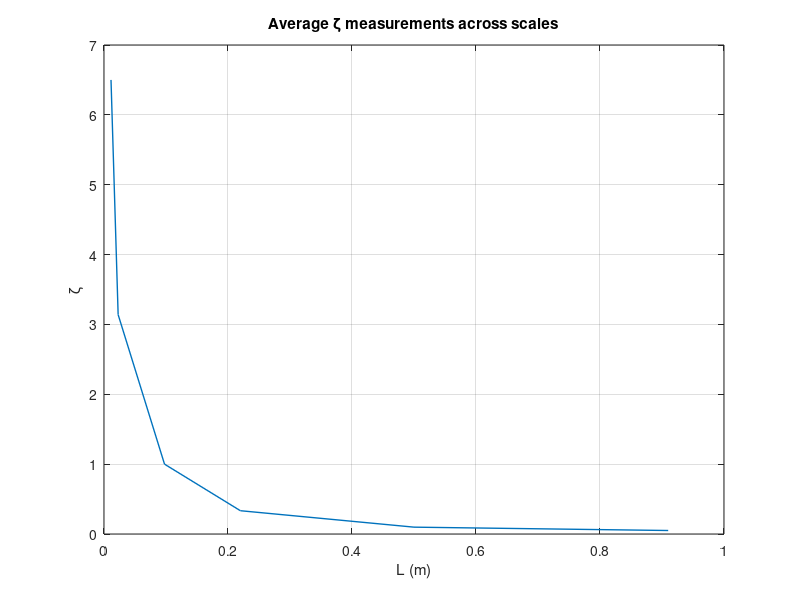

Write MATLAB code to recreate this figure. (Note: this script raises an error after producing the figure.)
close all

%Nicholas Szczecinski
%West Virginia University
%13 October 2020

%Values from the literature:
%There are six studies here, in order:
%Garcia, Kuo, Peattie, Wang, and Full 2000, cockroach tibia
%Zakotnik, Matheson, and Duerr 2006, locust tibia
%Hajian and Howe 1997, human finger
%Weiss, Hunter, and Kearney 1988, human ankle
%Stein, Zehr, Lebiedowska, Popovic, Sheiner, and Chizeck 1996, human tibia
%Stein, Zehr, Lebiedowska, Popovic, Sheiner, and Chizeck 1996, human leg
%(estimated by Szczecinski based on the logarithmic decrement in the data
%in Figure 6, control subject).
L =         [.0113, .0228,  .0976,     .22,      0.50,      .91];
zeta =      [6.5,	3.14,   1,          1/3,    0.098,      .05];
zetaUp =    [6.61,  9,      1.41,      .4,      0.219,      .06];
zetaDn =    [6.39,  .3,     .43,      .25,      0.041,      .04];

k0 = 12e3; %100e3;
m0 = 12;
s = sqrt(1e-3);
g = 10;

lw = 1; %Linewidth in plots

%Just plot the "mean" values of zeta from each study against L to see how
%they scale. We expect roughly zeta \propto L^-1
h1 = figure;
plot(L,zeta,'linewidth',lw)
hold on
title('Average \zeta measurements across scales')
grid on
xlabel('L (m)')
ylabel('\zeta')
ax = gca;
ax.XScale = 'log';
ax.YScale = 'log';


h2 = figure;
errorbar(L,zeta,zeta-zetaDn,zeta-zetaUp,'o','linewidth',lw)
hold on
title('Damping ratio follows rough \zeta \propto L^{-1} relationship')
grid on
xlabel('L (m)')
ylabel('\zeta')
ax = gca;
ax.XScale = 'log';
ax.YScale = 'log';
xlim([1e-2,1e0])
ylim([1e-2,1e1])
ax.Position = [0.2750    0.1106    0.4500    0.8000];

h3 = figure;
copyobj(ax,h3)

%Use nonlinear optimization to pick the value of c0 that best fits the
%data, based on k0, m0, and scaling laws. In this case, we assume that only
%elastic potential energy is stored in the limb, not gravitational
%potential energy.
fElasOnly = @(c0) sum(( log(zeta) - log(c0*s^2/(2*sqrt(k0*s^2*1/3*m0))*1./L)).^2);

lb = 0;
ub = inf;
c0elasOnly = fmincon( fElasOnly,.1,[],[],[],[],lb,ub);

zetaElasOnly = c0elasOnly*s^2/(2*sqrt(k0*s^2*1/3*m0));

figure(h2)
hold on
pp1 = plot(L,zetaElasOnly./L,'linewidth',lw);
legend(pp1,'no grav potential energy')

%But what if k also depends on gravity?
%Before tuning this relationship with the animal data, let's just compute
%what we would expect zeta to be if k depended only on elastic elements,
%if it depended only on gravity, or if it depended on both.
l = logspace(-3,1);
kElas = k0*s^2*l.^3;
kGrav = m0*g/2*l.^4;
kTotal = kElas + kGrav;
J = 1/3*m0*l.^5;
c = 2*c0elasOnly*s^2*l.^3;

zetaGrav = c./(2*sqrt(kGrav.*J));
zetaElas = c./(2*sqrt(kElas.*J));
zetaTotal = c./(2*sqrt(kTotal.*J));

figure
plot(l,zetaGrav,'linewidth',lw)
hold on
plot(l,zetaElas,'linewidth',lw)
plot(l,zetaTotal,'linewidth',lw)
ax = gca;
ax.XScale = 'log';
ax.YScale = 'log';
legend('k = k_{grav}','k = k_{r,elas}','k = k_{r,grav} + k_{r,elas}')
ylabel('\zeta')
xlabel('L (m)')
title('Comparing how \zeta scales with different forms of k')

%Now, let us use the same nonlinear least squares process as before, but
%this time include gravitational potential energy in our formulation.
fzeta = @(c0,L) c0.*s^2.*L.^3./(2.*sqrt( (k0.*s^2.*L.^3 + m0.*10/2.*L.^4).*1/3.*m0.*L.^5   ));
f3 = @(c0) sum(( log(zeta) - log(fzeta(c0,L))).^2 );
lb = 0;
ub = inf;
c0 = fmincon( f3,.1,[],[],[],[],lb,ub);

%Add the zeta curve to the figure of empirical data points.
figure(h3)
hold on
plot(l,fzeta(c0,l),'linewidth',lw)

%How do elastic and gravitational energy trade off as a function of scale,
%anyway? Plot each of the individual stiffness terms along with their sum,
%to observe how they differ over scale.
h4 = figure;
plot(l,kGrav,'linewidth',lw)
hold on
plot(l,kElas,'linewidth',lw)
plot(l,kTotal,'linewidth',lw)
legend('k_{r,grav}','k_{r,elas}','k_{r,grav} + k_{r,elas}','location','southeast')
ax = gca;
ax.XScale = 'log';
ax.YScale = 'log';
xlabel('L (m)')
ylabel('stiffness (Nm/rad)')
title('The balance between elastic and gravitational potential depends on scale')

%How do these different terms for k alter the natural period? Plot this
%dividing line as we would see it on the T and L plot, in all 3 cases for
%comparison.
colorVec = lines(6);
h5 = figure;
plot(l,2*pi./sqrt(kGrav./J),'color',colorVec(6,:),'linewidth',lw)
hold on
plot(l,2*pi./sqrt(kElas./J),'color',colorVec(2,:),'linewidth',lw)
plot(l,2*pi./sqrt(kTotal./J),'color',colorVec(4,:),'linewidth',lw)
legend('T_n when k = k_{r,grav}','T_n when k = k_{r,elas}','T_n when k = k_{r,grav} + k_{r,elas}','location','southeast')
ax = gca;
ax.XScale = 'log';
ax.YScale = 'log';
xlabel('L (m)')
ylabel('T (s)')
title('The natural period depends on which terms are included in potential energy')
ylim([1e-3,1e1])

%What is the relative contribution of k_elas and k_grav to k?
h6 = figure;
plot(l,kGrav./kTotal,'linewidth',lw)
hold on
plot(l,kElas./kTotal,'linewidth',lw)
ax = gca;
ax.XScale = 'log';
xlabel('L (m)')
ylabel('')
legend('k_{r,grav}/k_{r,total}','k_{r,elas}/k_{r,total}','location','east')
title('The joint stiffness of larger animals is due to gravity')
xlim([1e-3,1e1])

fprintf('The baseline viscous damping coefficient c0 = %3.3e.\n',c0)
